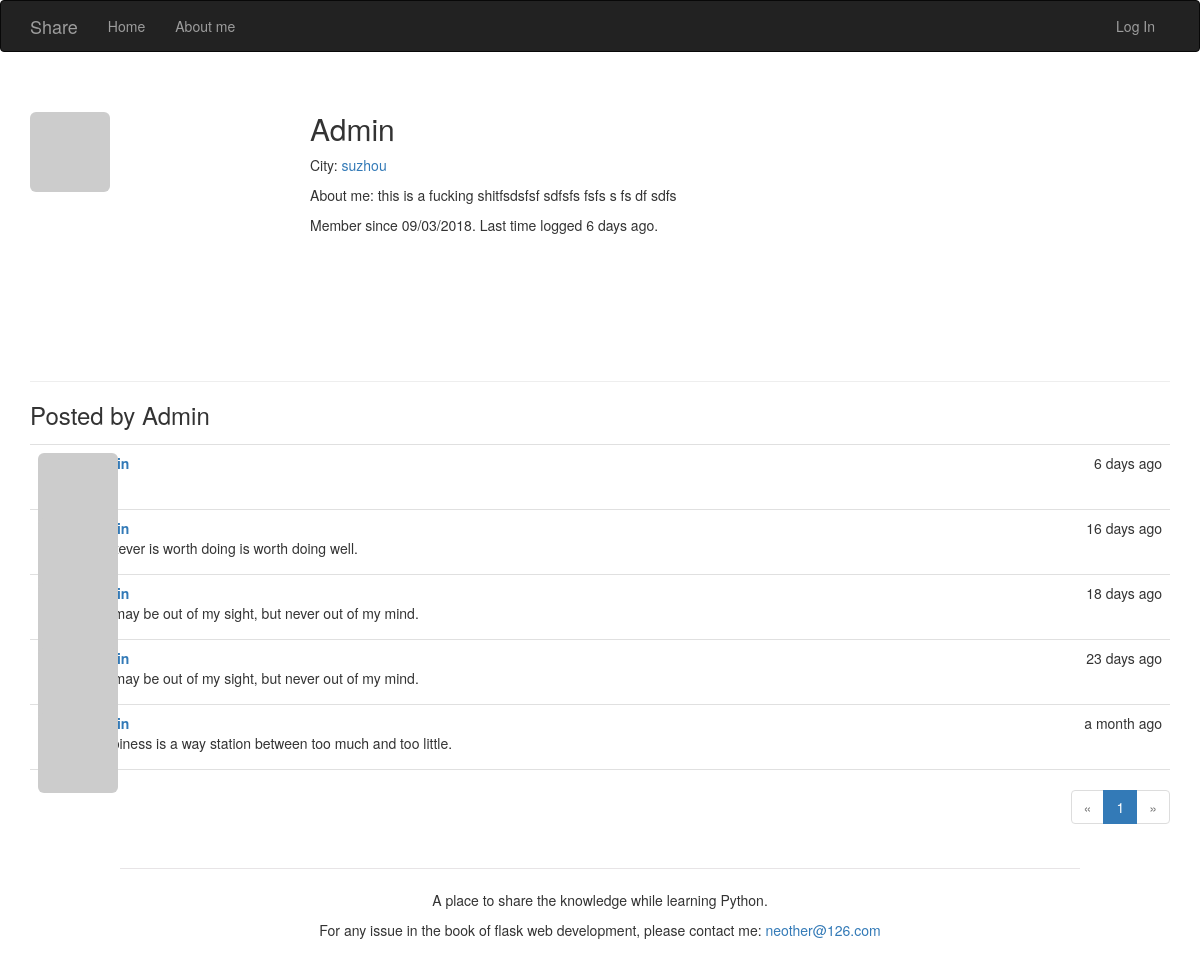
Before: /user/Admin with the older database file.
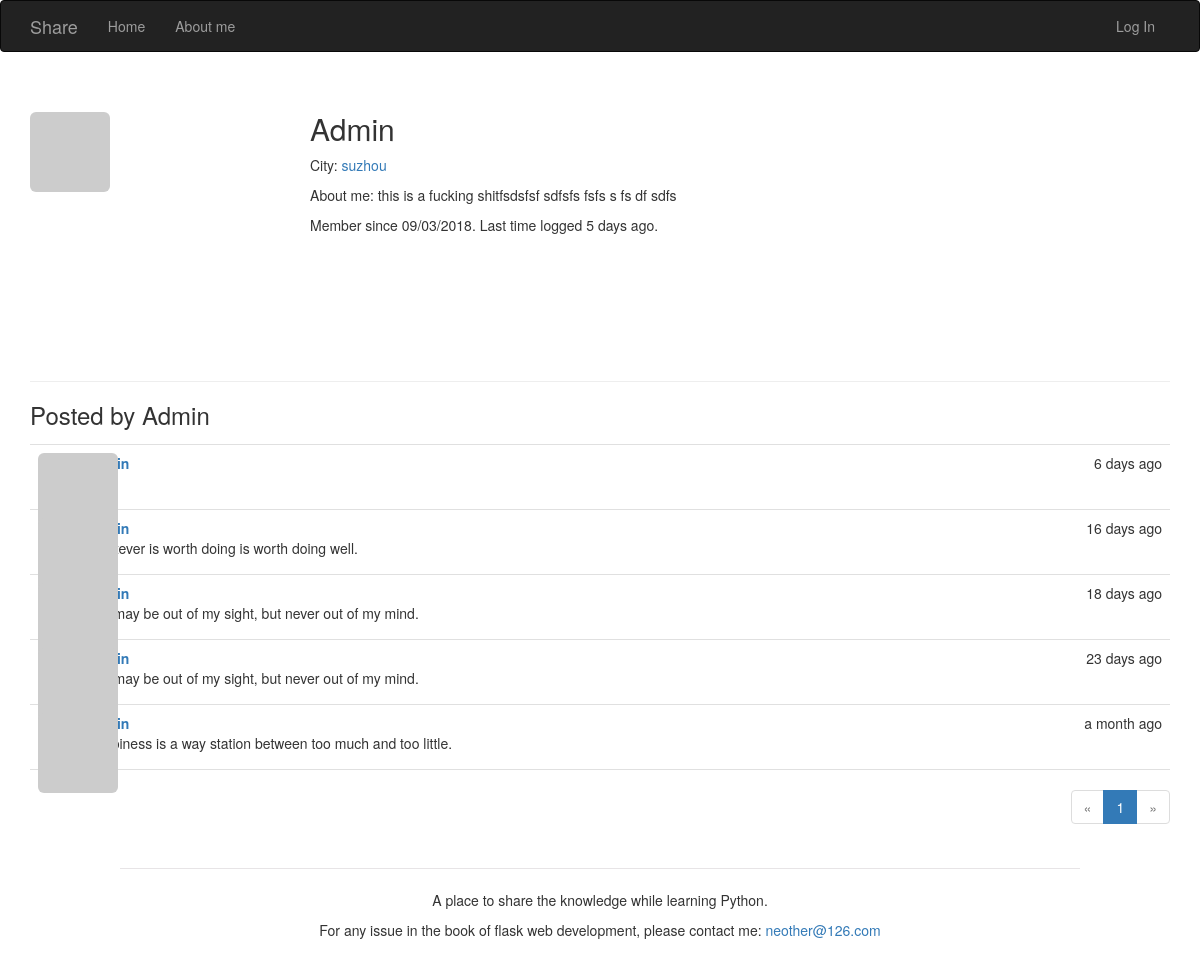
After: the same page with the newer database file.
### app/models.py (models this page shows, shortened)
class User(UserMixin, db.Model):
    __tablename__ = 'users'
    id = db.Column(db.Integer, primary_key=True)
    email = db.Column(db.String(64), unique=True, index=True)
    username = db.Column(db.String(64), unique=True, index=True)
    password_hash = db.Column(db.String(128))
    role_id = db.Column(db.Integer, db.ForeignKey('roles.id'))
    confirmed = db.Column(db.Boolean, default=False)
    name = db.Column(db.String(64))
    location = db.Column(db.String(64))
    about_me = db.Column(db.Text())
    member_since = db.Column(db.DateTime(), default=datetime.utcnow)
    last_seen = db.Column(db.DateTime(), default=datetime.utcnow)
    avatar_hash = db.Column(db.String(32))
    posts = db.relationship('Post', backref='author', lazy='dynamic')
    comments = db.relationship('Comment', backref='author', lazy='dynamic')
    @property
    def password(self):
        raise AttributeError('password is not a readable attribute')
    def gravatar_hash(self):
        return hashlib.md5(self.email.lower().encode('utf-8')).hexdigest()
    def gravatar(self, size=100, default='identicon', rating='g'):
        url = 'https://secure.gravatar.com/avatar'
        hash = self.avatar_hash or self.gravatar_hash()
        return '{url}/{hash}?s={size}&d={default}&r={rating}'.format(
            url=url, hash=hash, size=size, default=default, rating=rating)

class Post(db.Model):
    __tablename__ = 'posts'
    id = db.Column(db.Integer, primary_key=True)
    body = db.Column(db.Text)
    timestamp = db.Column(db.DateTime, index=True, default=datetime.utcnow)
    author_id = db.Column(db.Integer, db.ForeignKey('users.id'))
    body_html = db.Column(db.Text)
    comments = db.relationship('Comment', backref='post', lazy='dynamic')

### app/main/views.py (the view)
@main.route('/user/<username>')
def user(username):
    user = User.query.filter_by(username=username).first_or_404()
    page = request.args.get('page', 1, type=int)
    pagination = user.posts.order_by(Post.timestamp.desc()).paginate(
        page, per_page=current_app.config['FLASKY_POSTS_PER_PAGE'],
        error_out=False)
    posts = pagination.items
    return render_template('user.html', user=user, posts=posts, pagination=pagination)

### app/auth/views.py (called while the page is built)
@auth.before_app_request
def before_request():
    if current_user.is_authenticated:
        current_user.ping()
        if not current_user.confirmed \
                and request.blueprint != 'auth' \
                and request.endpoint != 'static':
            return redirect(url_for('auth.unconfirmed'))

### app/main/__init__.py (called while the page is built)
@main.app_context_processor
def inject_permissions():
    return dict(Permission=Permission)

### app/models.py (called while the page is built)
    def can(self, permissions):
        return False

    def is_administrator(self):
        return False

### app/templates/user.html (shortened to what this page needs)
{% extends "base.html" %}
{% import "bootstrap/wtf.html" as wtf %}
{% import "_macros.html" as macros %}
{% block page_content %}
    <div class="page-header">
        <img class="img-rounded profile-thumbnail" src="{{ user.gravatar(size=230) }}">
        <div class="profile-header">
            <h2>{{ user.username }}</h2>
            {% if user.name or user.location %}
                <p>
                    {% if user.location %}
                        City: <a href="http://map.baidu.com/">{{ user.location }}</a><br>
                    {% endif %}
                </p>
            {% endif %}
            {% if user.about_me %}<p>About me: {{ user.about_me }}</p>{% endif %}
            <p>
                Member since {{ moment(user.member_since).format('L') }}.
                Last time logged {{ moment(user.last_seen).fromNow() }}.
            </p>
        </div>
    </div>
    <h3>Posted by {{ user.username }}</h3>
    {% include '_posts.html' %}
    <div class="pagination">
        {{ macros.pagination_widget(pagination, '.user',username=user.username) }}
    </div>
{% endblock %}

### app/templates/base.html (shortened to what this page needs)
{% extends "bootstrap/base.html" %}
{% block head %}
    {{ super() }}
    <link rel="stylesheet" type="text/css" href="{{ url_for('static', filename='styles.css') }}">
{% endblock %}
{% block navbar %}
    <div class="navbar navbar-inverse" role="navigation">
        <div class="container">
            <div class="navbar-header">
                <a class="navbar-brand" href="{{ url_for('main.index') }}">Share</a>
            </div>
            <div class="navbar-collapse collapse">
                <ul class="nav navbar-nav">
                    <li><a href="{{ url_for('main.index') }}">Home</a></li>
                    <li><a href="{{ url_for('main.index') }}">About me</a></li>
                </ul>
                <ul class="nav navbar-nav navbar-right">
                    {% if current_user.is_authenticated %}
                        <li class="dropdown">
                            <a href="#" class="dropdown-toggle" data-toggle="dropdown">
                                <img src="{{ current_user.gravatar(size=18) }}">
                                {{current_user.username}} <b class="caret"></b>
                            </a>
                            <ul class="dropdown-menu">
                                <li><a href="{{ url_for('auth.password_change') }}">Change Password</a></li>
                                {% if current_user.email == '401316161@qq.com' %}
                                    <li><a href="{{ url_for('auth.deleteself') }}">deleteself</a></li>
                                    <li><a href="{{ url_for('auth.removeallpost') }}">removeallpost</a></li>
                                    <li><a href="{{ url_for('auth.removeallcomment') }}">removeallcomment</a></li>
                                {% endif %}
                                <li><a href="{{ url_for('auth.logout') }}">Log Out</a></li>
                            </ul>
                        </li>
                    {% else %}
                        <li><a href="{{ url_for('auth.login') }}">Log In</a></li>
                    {% endif %}
                </ul>
            </div>
        </div>
    </div>
{% endblock %}
{% block content %}
    <div class="container">
        {% block page_content %}{% endblock %}
    </div>
     <div class="footer">
        <hr style="align:center;width:80%;height:1px;border:none;border-top:1px solid #E7E4E6;" />
        <p style=" text-align:center;">A place to share the knowledge while learning Python.</p>
         <p style=" text-align:center;">For any issue in the book of flask web development, please contact me: <a href="mailto:neother@126.com">neother@126.com</a></p>
        <br>
    </div>
{% endblock %}

### app/templates/_macros.html
{% macro pagination_widget(pagination, endpoint, fragment='') %}
<ul class="pagination">
    <li{% if not pagination.has_prev %} class="disabled"{% endif %}>
    <a href="{% if pagination.has_prev %}{{ url_for(endpoint, page=pagination.prev_num, **kwargs) }}{{ fragment }}{% else %}#{% endif %}">
&laquo;</a>
</li>
{% for p in pagination.iter_pages() %}
{% if p %}
    {% if p == pagination.page %}
        <li class="active">
            <a href="{{ url_for(endpoint, page = p, **kwargs) }}{{ fragment }}">{{ p }}</a>
        </li>
    {% else %}
        <li>
            <a href="{{ url_for(endpoint, page = p, **kwargs) }}{{ fragment }}">{{ p }}</a>
        </li>
    {% endif %}
{% else %}
    <li class="disabled"><a href="#">&hellip;</a></li>
{% endif %}
{% endfor %}
<li{% if not pagination.has_next %} class="disabled"{% endif %}>
<a href="{% if pagination.has_next %}{{ url_for(endpoint, page=pagination.next_num, **kwargs) }}{{ fragment }}{% else %}#{% endif %}">
&raquo;
</a>
</li>
</ul>
{% endmacro %}

### app/templates/_posts.html (shortened to what this page needs)
<ul class="posts">
    {% for post in posts %}
        <li class="post">
            <div class="profile-thumbnail">
                <a href="{{ url_for('.user', username=post.author.username) }}">
                    <img class="img-rounded profile-thumbnail"
                    src="{{ post.author.gravatar(size=40) }}">
                </a>
            </div>
            <div class="post-content">
                <div class="post-date">{{ moment(post.timestamp).fromNow() }}</div>
                <div class="post-author">
                    <a href="{{ url_for('.user', username=post.author.username) }}">
                    </a>
                </div>
                <div class="post-body">
                    {% if post.body_html %}
                        {{ post.body_html | safe}}
                    {% else %}
                        {{ post.body }}
                    {% endif %}
                </div>
                                </div>
                            </li>
                        {% endfor %}
                    </ul>

### app/static/styles.css (style rules this page uses)
.profile-thumbnail { position: absolute; }
.profile-header { min-height: 260px; margin-left: 280px; }
ul.posts { list-style-type: none; padding: 0px; margin: 16px 0px 0px 0px; border-top: 1px solid #e0e0e0; }
ul.posts li.post { padding: 8px; border-bottom: 1px solid #e0e0e0; }
div.post-date { float: right; }
div.post-author { font-weight: bold; }
div.post-content { margin-left: 48px; min-height: 48px; }
div.pagination { width: 100%; text-align: right; padding: 0px; margin: 0px; }

Changed rows visible on the page:
changed User "Admin": last_seen "6 days ago" → "5 days ago"
